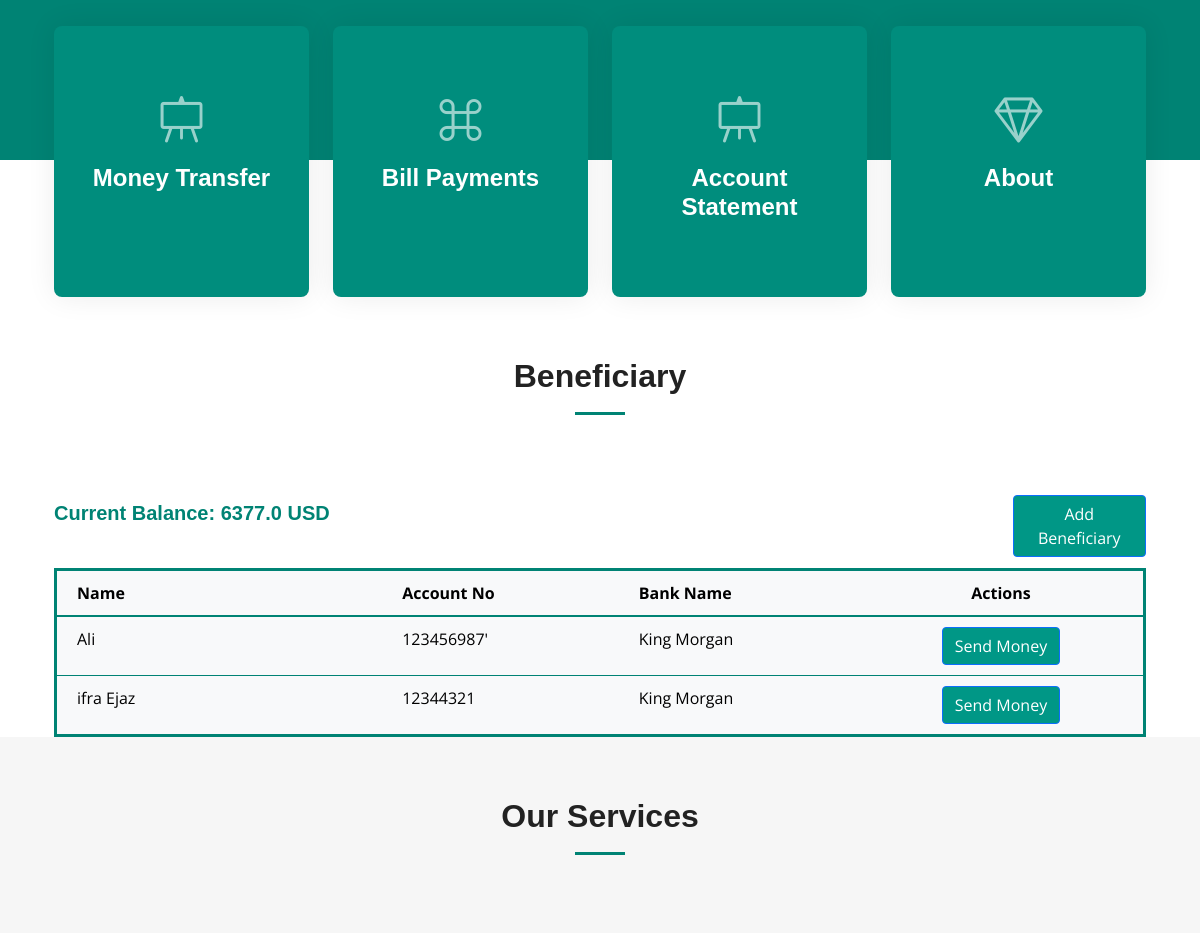
Page /beneficiary/ (signed in, middle part) on the earlier database version.
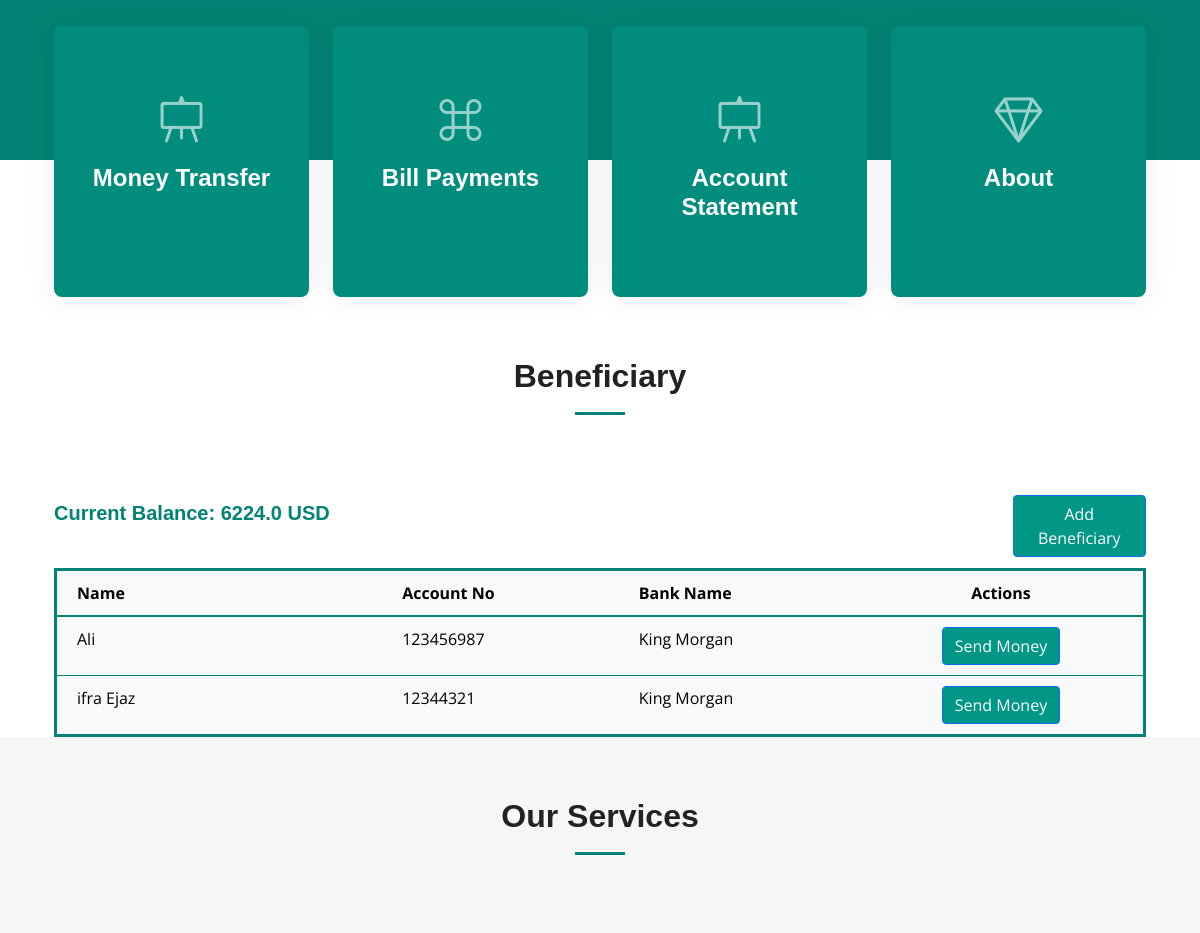
Same page on the later database version.
### app/models.py (models this page shows)
class Accounts(models.Model):
    SAVING = 'Saving'
    CURRENT = 'Current'
    FIXED_DEPOSIT = 'Fixed Deposit'
    ACCOUNT_TYPE_CHOICES = [
        (SAVING, 'Saving'),
        (CURRENT, 'Current'),
        (FIXED_DEPOSIT, 'Fixed Deposit'),
    ]
    ACTIVE = 'Active'
    INACTIVE = 'Inactive'
    STATUS_CHOICES = [
        (ACTIVE, 'Active'),
        (INACTIVE, 'Inactive'),
    ]
    user = models.ForeignKey(User, on_delete=models.CASCADE)
    account_number = models.CharField(max_length=100, unique=True)
    balance = models.FloatField()
    account_type = models.CharField(max_length=20, choices=ACCOUNT_TYPE_CHOICES, default=CURRENT)
    status = models.CharField(max_length=20, choices=STATUS_CHOICES, default=ACTIVE)
    bank_id = models.ForeignKey('Banks', on_delete=models.CASCADE, default=11)

class Beneficiary(models.Model):
    user = models.ForeignKey(User, on_delete=models.CASCADE)
    account_number = models.CharField(max_length=20, unique=True, default=0)
    name = models.CharField(max_length=100)
    bank = models.ForeignKey(Banks, on_delete=models.CASCADE, default=11)

class Banks(models.Model):
    name = models.CharField(max_length=100)
    swift_code = models.CharField(max_length=20,unique= True)

### app/views.py (the view)
# urls.py: path('beneficiary/', views.beneficiary, name='beneficiary'),
def beneficiary(request):
    user_id = request.session.get('user')
    user = get_object_or_404(User, pk=user_id)
    account = get_object_or_404(Accounts, user_id=user)
    beneficiaries = Beneficiary.objects.filter(user=user).select_related('bank')
    banks = Banks.objects.all()
    print(account.balance)
    return render(request, 'dashboard/beneficiary.html', {
        'beneficiaries': beneficiaries,
        'services': services,
        'banks': banks,
        'account': account
    })

### app/templates/Dashboard/beneficiary.html (shortened to what this page needs)
{% extends 'Dashboard/index.html' %}
{% load static %}
{% block extra_head %}
  <link href="https://cdnjs.cloudflare.com/ajax/libs/font-awesome/5.15.3/css/all.min.css" rel="stylesheet">
{% endblock extra_head %}
{% block content %}
<div class="section-header">
  <h2>Beneficiary</h2>
</div>
<div class="container">
    <div class="row">
        <div class="col-6">
            <h5 style="font-weight: bold; font-family: 'Arial', sans-serif; color: #008374; margin-top: 1%;">
                Current Balance: {{ account.balance }} USD
            </h5>
        </div>
        <div class="col-6">
            <a href="#" class="btn btn-primary" style="background-color:#009786; margin-left: 75%; margin-bottom: 2%;" data-bs-toggle="modal" data-bs-target="#addBeneficiaryModal">
                Add Beneficiary
            </a>
        </div>
    </div>
    <div class="row">
        <div class="col-12">
            <table class="table table-borderless table-hover" style="border-collapse: collapse; border: 3px solid #008374; margin-bottom: 0;">
                <thead style="border-bottom: 2px solid #008374; background-color: #f8f9fa;">
                    <tr>
                        <th style="padding: 10px 20px; width: 30%; border-bottom: 1px solid #008374;">Name</th>
                        <th style="padding: 10px 20px; border-bottom: 1px solid #008374;">Account No</th>
                        <th style="padding: 10px 20px; border-bottom: 1px solid #008374;">Bank Name</th>
                        <th style="padding: 10px 20px; border-bottom: 1px solid #008374; text-align: center;">Actions</th>
                    </tr>
                </thead>
                <tbody style="border: 2px solid #008374; background-color: #f8f9fa;">
                    {% for beneficiary in beneficiaries %}
                    <tr style="border-bottom: 1px solid #008374;">
                        <td style="padding: 10px 20px;">{{ beneficiary.name }}</td>
                        <td style="padding: 10px 20px;">{{ beneficiary.account_number }}</td>
                        <td style="padding: 10px 20px;">{{ beneficiary.bank.name }}</td>
                        <td style="padding: 10px 20px; text-align: center;">
                            <a href="{% url 'fundtransfer' %}?name={{ beneficiary.name }}&account={{ beneficiary.account_number }}&bank={{ beneficiary.bank.id }}&balance={{account.balance}}" class="btn btn-primary" style="background-color:#009786;">
                                Send Money
                            </a>
                        </td>
                    </tr>
                    {% endfor %}
                </tbody>
            </table>
        </div>
    </div>
</div>
<section id="services" class="services sections-bg">
  <div class="container" data-aos="fade-up">
    <div class="section-header">
      <h2>Our Services</h2>
    </div>
    <div class="row gy-4" data-aos="fade-up" data-aos-delay="100">
    </div>
  </div>
</section>
{% endblock content %}

### app/templates/Dashboard/index.html (shortened to what this page needs)
{% load static %}
<!DOCTYPE html>
<html lang="en">
<head>
  <link href="{% static 'vendor/bootstrap/css/bootstrap.min.css' %}" rel="stylesheet">
  <link href="{% static 'vendor/bootstrap-icons/bootstrap-icons.css' %}" rel="stylesheet">
  <link href="{% static 'vendor/aos/aos.css' %}" rel="stylesheet">
  <link href="{% static 'vendor/glightbox/css/glightbox.min.css' %}" rel="stylesheet">
  <link href="{% static 'vendor/swiper/swiper-bundle.min.css' %}" rel="stylesheet">
  <link href="https://stackpath.bootstrapcdn.com/bootstrap/5.0.0-alpha1/css/bootstrap.min.css" rel="stylesheet">
  <link href="https://cdnjs.cloudflare.com/ajax/libs/font-awesome/5.15.3/css/all.min.css" rel="stylesheet">
  <link href="{% static 'css/main.css' %}" rel="stylesheet">
  {% block extra_head %}{% endblock extra_head %}
</head>
<body>
<section id="hero" class="hero">
    <div class="icon-boxes position-relative">
      <div class="container position-relative">
        <div class="row gy-4 mt-5">
          <div class="col-xl-3 col-md-6" data-aos="fade-up" data-aos-delay="100">
            <div class="icon-box">
              <div class="icon"><i class="bi bi-easel"></i></div>
              <h4 class="title"><a href="{% url 'beneficiary' %}" class="stretched-link">Money Transfer</a></h4>
            </div>
          </div>
          <div class="col-xl-3 col-md-6" data-aos="fade-up" data-aos-delay="500">
            <div class="icon-box">
              <div class="icon"><i class="bi bi-command"></i></div>
              <h4 class="title"><a href="{% url 'billpayment' %}" class="stretched-link">Bill Payments</a></h4>
            </div>
          </div>
          <div class="col-xl-3 col-md-6" data-aos="fade-up" data-aos-delay="100">
            <div class="icon-box">
              <div class="icon"><i class="bi bi-easel"></i></div>
              <h4 class="title"><a href="" class="stretched-link">Account Statement</a></h4>
            </div>
          </div>
          <div class="col-xl-3 col-md-6" data-aos="fade-up" data-aos-delay="200">
            <div class="icon-box">
              <div class="icon"><i class="bi bi-gem"></i></div>
              <h4 class="title"><a href="{% url 'about' %}" class="stretched-link">About</a></h4>
            </div>
          </div>
        </div>
      </div>
    </div>
</section>
  {% block content %}{% endblock content %}
</body>
</html>

### app/static/css/main.css (style rules this page uses)
:root { --font-default: "Open Sans", system-ui, -apple-system, "Segoe UI", Roboto, "Helvetica Neue", Arial, "Noto Sans", "Liberation Sans", sans-serif, "Apple Color Emoji", "Segoe UI Emoji", "Segoe UI Symbol", "Noto Color Emoji"; --font-primary: "Montserrat", sans-serif; --font-secondary: "Poppins", sans-serif; }
:root { --color-default: #222222; --color-primary: #008374; --color-secondary: #f85a40; }
:root { scroll-behavior: smooth; }
body { font-family: var(--font-default); color: var(--color-default); }
a { color: var(--color-primary); text-decoration: none; }
h1, h2, h3, h4, h5, h6 { font-family: var(--font-primary); }
section { padding: 60px 0; overflow: hidden; scroll-margin-top: 70px; overflow: clip; }
.sections-bg { background-color: #f6f6f6; }
.section-header { text-align: center; padding-bottom: 60px; }
.section-header h2 { font-size: 32px; font-weight: 600; margin-bottom: 20px; padding-bottom: 20px; position: relative; }
.section-header h2:after { content: ""; position: absolute; display: block; width: 50px; height: 3px; background: var(--color-primary); left: 0; right: 0; bottom: 0; margin: auto; }
.sticked-header-offset { margin-top: 70px; }
.services { padding: 60px 0; }
.hero { width: 100%; position: relative; background: var(--color-primary); padding: 60px 0 0 0; }
.hero .icon-boxes { padding-bottom: 60px; }
@media (min-width: 1200px) { .hero .icon-boxes:before { content: ""; position: absolute; bottom: 0; left: 0; right: 0; height: calc(50% + 20px); background-color: #fff; } }
.hero .icon-box { padding: 60px 30px; position: relative; overflow: hidden; background: #008d7d; box-shadow: 0 0 29px 0 rgba(0, 0, 0, 0.08); transition: all 0.3s ease-in-out; border-radius: 8px; z-index: 1; height: 100%; width: 100%; text-align: center; }
.hero .icon-box .title { font-weight: 700; margin-bottom: 15px; font-size: 24px; }
.hero .icon-box .title a { color: #fff; transition: 0.3s; }
.hero .icon-box .icon { margin-bottom: 20px; padding-top: 10px; display: inline-block; transition: all 0.3s ease-in-out; font-size: 48px; line-height: 1; color: rgba(255, 255, 255, 0.6); }

Differences in the rows shown:
changed Accounts: balance "6377.0" → "6224.0"
changed Beneficiary "Ali": account_number "123456987'" → "123456987"
